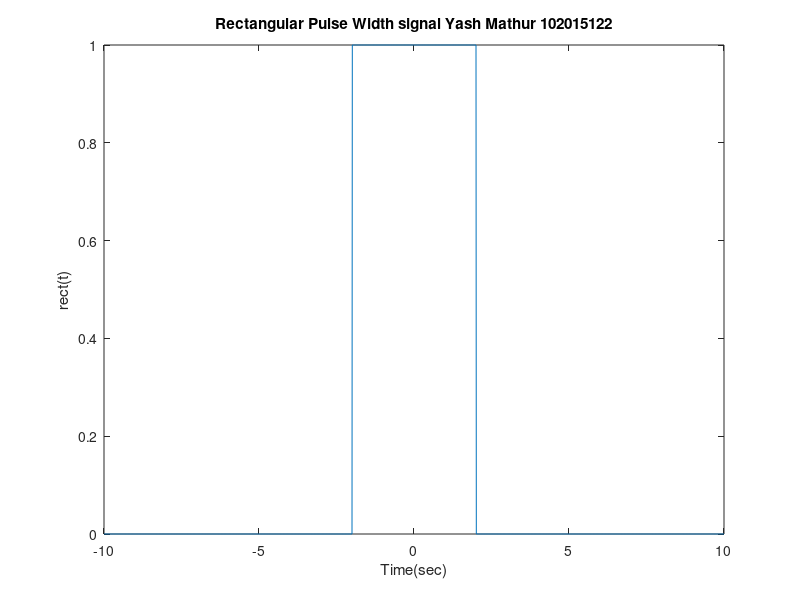

The MATLAB script that drew this image:
clc;
clear all;
t=-10:0.01:10;
rect1=t>-2;
rect2=t>2;
rect=rect1-rect2;
plot(t,rect)
xlabel('Time(sec)');ylabel('rect(t)');
title('Rectangular Pulse Width signal Yash Mathur 102015122');